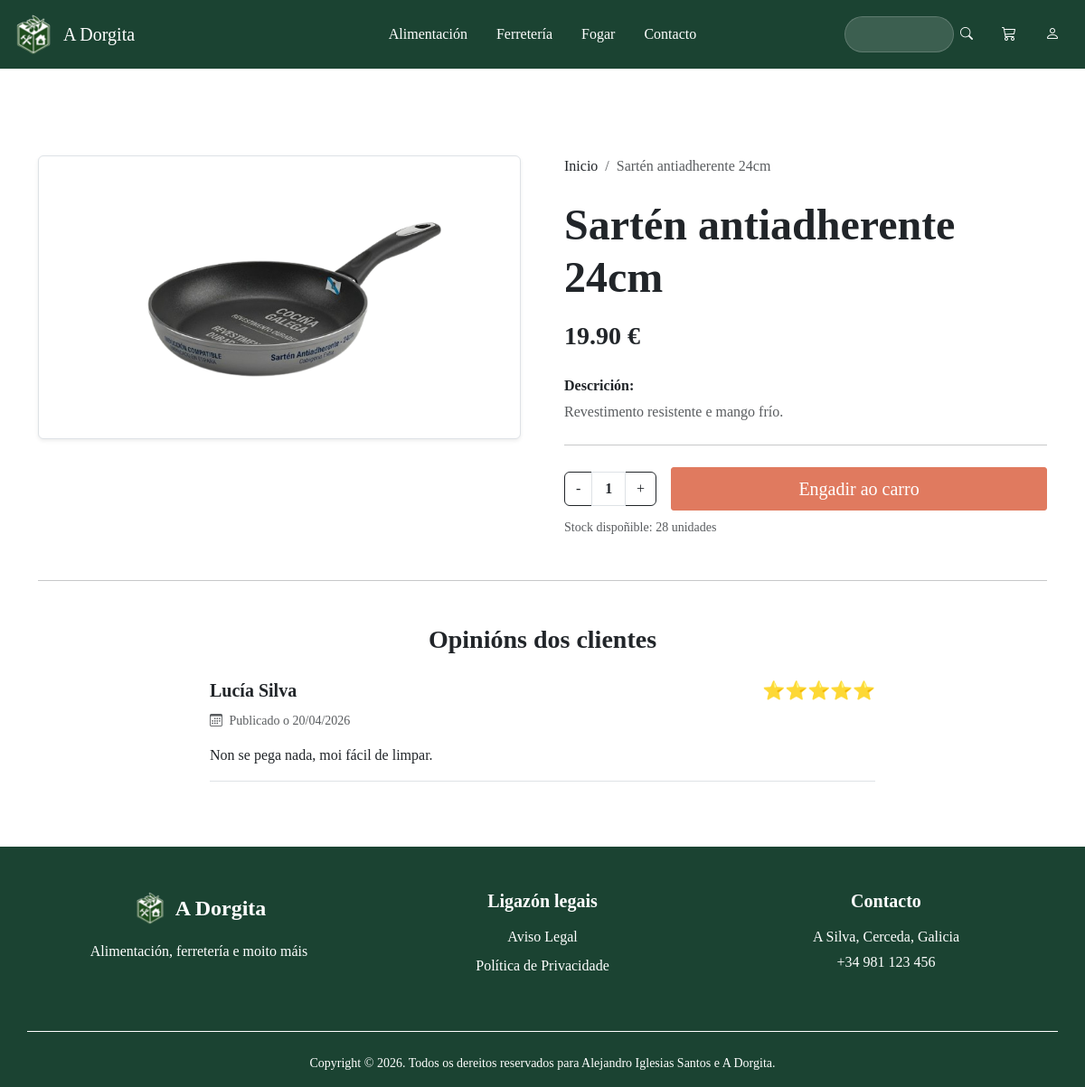
/index.php?c=producto&a=obter&id=24, run on the app's committed database.
### tables this page shows
CREATE TABLE productos (
    id INT AUTO_INCREMENT PRIMARY KEY,
    nome VARCHAR(100) NOT NULL,
    descripcion VARCHAR(500),
    precio DECIMAL(10,2) NOT NULL,
    stock INT DEFAULT 0,
    imagen VARCHAR(200),
    id_categoria INT,
    FOREIGN KEY (id_categoria) REFERENCES categorias(id) ON DELETE SET NULL
);

CREATE TABLE IF NOT EXISTS resenas (
    id INT AUTO_INCREMENT PRIMARY KEY,
    id_producto INT NOT NULL,
    id_usuario INT NOT NULL,
    comentario TEXT,
    puntuacion INT CHECK(puntuacion BETWEEN 1 AND 5),
    data_resena DATETIME DEFAULT CURRENT_TIMESTAMP,
    FOREIGN KEY (id_producto) REFERENCES productos(id) ON DELETE CASCADE,
    FOREIGN KEY (id_usuario) REFERENCES usuarios(id) ON DELETE CASCADE
);

CREATE TABLE usuarios (
    id INT AUTO_INCREMENT PRIMARY KEY,
    nome VARCHAR(50) NOT NULL,
    email VARCHAR(100) UNIQUE NOT NULL,
    contrasinal VARCHAR(250) NOT NULL,
    rol ENUM('admin', 'cliente'),
    foto_perfil VARCHAR(255) DEFAULT 'default.png'
);

### config/database.php (called while the page is built)
<?php
class Database {
    public static function connect() {
        $host = "localhost";
        $user = "root";
        $password = "";
        $database = "a_dorgita";
        try {
            $conexion = new PDO("mysql:host=$host;dbname=$database;charset=utf8mb4", $user, $password);
            $conexion->setAttribute(PDO::ATTR_ERRMODE, PDO::ERRMODE_EXCEPTION);
            return $conexion;
        } catch (PDOException $e) {
            die("Error de conexión: " . $e->getMessage());
        }
    }
}
?>

### app/models/ProductoDAO.php (called while the page is built, shortened)
<?php
require_once __DIR__ . '/../../config/database.php';
require_once __DIR__ . '/entidades/Producto.php';
class ProductoDAO
{
    private $conexion;
    public function __construct()
    {
        try {
            $this->conexion = Database::connect();
        } catch (Exception $e) {
            die($e->getMessage());
        }
    }
    public function obter($id)
    {
        try {
            $stmt = $this->conexion->prepare("SELECT * FROM productos WHERE id = ?");
            $stmt->execute(array($id));
            $stmt->setFetchMode(PDO::FETCH_CLASS, 'Producto');
            return $stmt->fetch();
        } catch (Exception $e) {
            die("Erro o ver detalles do produto" . $e->getMessage());
        }
    }
    public function obterResenas($id_producto)
    {
        try {
            $sql = "SELECT r.*, u.nome as nome_usuario
                FROM resenas r
                JOIN usuarios u ON r.id_usuario = u.id
                WHERE r.id_producto = ?
                ORDER BY r.data_resena DESC";
            $stmt = $this->conexion->prepare($sql);
            $stmt->execute([$id_producto]);
            return $stmt->fetchAll(PDO::FETCH_ASSOC);
        } catch (Exception $e) {
            return [];
        }
    }
}

### app/models/entidades/Producto.php (called while the page is built, shortened)
<?php
class Producto {
    private $nome;
    private $descripcion;
    private $precio;
    private $stock;
    private $imagen;
    public function getNome() { return $this->nome; }
    public function getDescripcion() { return $this->descripcion; }
    public function getPrecio() { return $this->precio; }
    public function getStock() { return $this->stock; }
    public function getImagen() { return $this->imagen; }
}

### views/produto.php (the view, shortened to what this page needs)
<div class="container py-5 mt-5">
    <div class="row g-5">
        <div class="col-md-6 text-center">
            <div class="p-4 rounded shadow-sm border border-1 caixa-filtros">
                <img src="public/img/<?php echo htmlspecialchars($prod->getImagen()); ?>"
                    class="img-fluid"
                    alt="<?php echo htmlspecialchars($prod->getNome()); ?>">
            </div>
        </div>
        <div class="col-md-6">
            <nav aria-label="breadcrumb">
                <ol class="breadcrumb mb-4">
                    <li class="breadcrumb-item"><a href="index.php?c=producto&a=index" class="enlace-filtro p-0">Inicio</a></li>
                    <li class="breadcrumb-item active" aria-current="page"><?php echo htmlspecialchars($prod->getNome()); ?></li>
                </ol>
            </nav>
            <h1 class="display-5 fw-bold texto-dorgita mb-3"><?php echo htmlspecialchars($prod->getNome()); ?></h1>
            <p class="fs-3 fw-bold texto-principal mb-4"><?php echo htmlspecialchars($prod->getPrecio()); ?> €</p>
            <div class="mb-4">
                <h6 class="fw-bold texto-dorgita">Descrición:</h6>
                <p class="text-muted"><?php echo htmlspecialchars($prod->getDescripcion()); ?></p>
            </div>
            <hr class="my-4">
            <form action="index.php?c=carro&a=engadir" method="POST">
                <div class="d-flex align-items-center gap-3">
                    <div class="input-group ancho-cantidade-produto" style="width: 140px;">
                        <button class="btn btn-cantidade" type="button" onclick="cambiarCantidade(-1)" <?php echo ($prod->getStock() <= 0) ? 'disabled' : ''; ?>>-</button>
                        <input type="number" name="cantidade" id="cantidade-input" class="form-control text-center fw-bold" value="<?php echo ($prod->getStock() > 0) ? '1' : '0'; ?>" min="<?php echo ($prod->getStock() > 0) ? '1' : '0'; ?>" max="<?php echo $prod->getStock(); ?>" oninput="validarStock(this, <?php echo $prod->getStock(); ?>)" readonly>
                        <button class="btn btn-cantidade" type="button" onclick="cambiarCantidade(1, <?php echo $prod->getStock(); ?>)" <?php echo ($prod->getStock() <= 0) ? 'disabled' : ''; ?>>+</button>
                    </div>
                    <?php if ($prod->getStock() > 0): ?>
                        <button type="submit" class="btn btn-engadir-carro btn-lg px-5 w-100">
                            Engadir ao carro
                        </button>
                    <?php else: ?>
                        <button type="button" class="btn btn-secondary btn-lg px-5 w-100" disabled>
                            Sen existencias
                        </button>
                    <?php endif; ?>
                </div>
                <small class="<?php echo ($prod->getStock() <= 0) ? 'text-danger' : 'text-muted'; ?> mt-2 d-block">
                    <?php if ($prod->getStock() > 0): ?>
                        Stock dispoñible: <?php echo $prod->getStock(); ?> unidades
                    <?php else: ?>
                        <i class="bi bi-x-circle me-1"></i>Actualmente fóra de stock
                    <?php endif; ?>
                </small>
            </form>
        </div>
    </div>
    <hr class="my-5">
    <div class="row">
        <div class="col-md-8 mx-auto">
            <h3 class="mb-4 text-center texto-dorgita fw-bold">Opinións dos clientes</h3>
            <?php if (empty($resenas)): ?>
                <div class="text-center py-4">
                    <p class="text-muted">Aínda non hai opinións para este produto.</p>
                </div>
            <?php else: ?>
                <?php foreach ($resenas as $r): ?>
                    <div class="border-bottom mb-4 pb-3">
                        <div class="d-flex justify-content-between align-items-center mb-2">
                            <strong class="texto-dorgita fs-5"><?php echo htmlspecialchars($r['nome_usuario']); ?></strong>
                            <span class="text-warning h5 mb-0"><?php echo str_repeat('⭐', $r['puntuacion']); ?></span>
                        </div>
                        <p class="text-muted small mb-3">
                            <i class="bi bi-calendar3 me-1"></i> Publicado o <?php echo date("d/m/Y", strtotime($r['data_resena'])); ?>
                        </p>
                        <p class="mb-0 text-dark"><?php echo nl2br(htmlspecialchars($r['comentario'])); ?></p>
                    </div>
                <?php endforeach; ?>
            <?php endif; ?>
        </div>
    </div>
</div>

### public/css/estilos.css (style rules this page uses)
body { font-family: 'Times New Roman', Times, serif; }
.texto-principal { color: #212529; }
.btn-engadir-carro { background-color:#E07A5F; color: #FFFFFF; border: 1px solid #E07A5F; border-radius: 3px; }
.caixa-filtros { background-color: #FFFFFF; }
.enlace-filtro { color:#212529; text-decoration: none; display: flex; justify-content: space-between; align-items: center; padding: 10px 15px; border-radius: 5px; }
.btn-cantidade { background-color: #FFFFFF; color: #212529; border: 1px solid #212529; }
.ancho-cantidade-produto { width: 140px; }
input[type=number] { -moz-appearance: textfield; appearance: textfield; }
#cantidade-input { position: relative; z-index: 1060; cursor: text; }

### data on the page
productos: imagen (picture), nome "Sartén antiadherente 24cm", precio "19.90", descripcion "Revestimento resistente e mango frío.", cantidade "1", stock "28"
resenas: id_usuario.nome "Lucía Silva", puntuacion "⭐⭐⭐⭐⭐", data_resena "20/04/2026", comentario "Non se pega nada, moi fácil de limpar."
